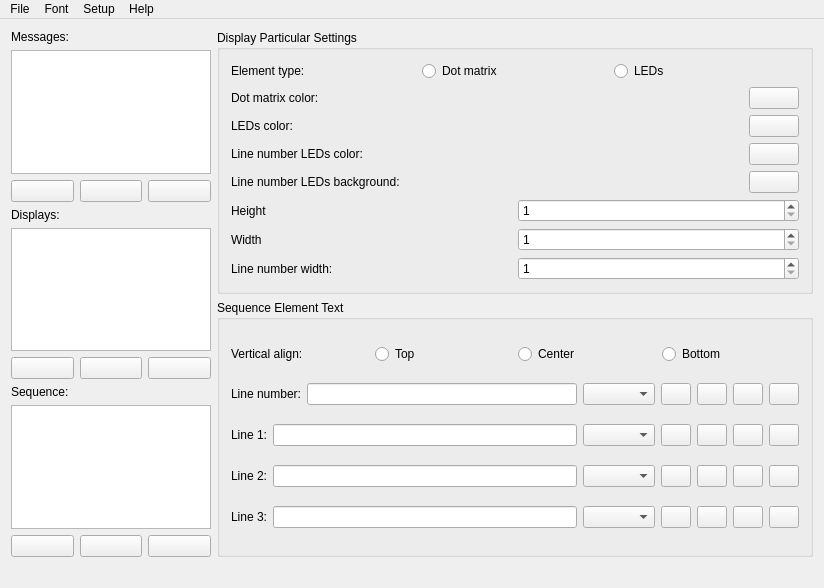
<?xml version="1.0" encoding="UTF-8"?>
<ui version="4.0">
 <class>signWindow</class>
 <widget class="QMainWindow" name="signWindow">
  <property name="geometry">
   <rect>
    <x>0</x>
    <y>0</y>
    <width>824</width>
    <height>588</height>
   </rect>
  </property>
  <property name="windowTitle">
   <string>Sign Editor</string>
  </property>
  <widget class="QWidget" name="centralWidget">
   <layout class="QVBoxLayout" name="verticalLayout_6">
    <item>
     <layout class="QHBoxLayout" name="horizontalLayout_13">
      <item>
       <layout class="QVBoxLayout" name="verticalLayout_5">
        <item>
         <layout class="QVBoxLayout" name="verticalLayout_3">
          <item>
           <widget class="QLabel" name="msgselect_l">
            <property name="text">
             <string>Messages:</string>
            </property>
           </widget>
          </item>
          <item>
           <widget class="QListWidget" name="girList">
            <property name="maximumSize">
             <size>
              <width>200</width>
              <height>16777215</height>
             </size>
            </property>
           </widget>
          </item>
          <item>
           <layout class="QHBoxLayout" name="horizontalLayout_6">
            <item>
             <widget class="QPushButton" name="newGir">
              <property name="text">
               <string/>
              </property>
              <property name="icon">
               <iconset resource="elements.qrc">
                <normaloff>:/Elements/signe_plus.png</normaloff>:/Elements/signe_plus.png</iconset>
              </property>
             </widget>
            </item>
            <item>
             <widget class="QPushButton" name="delGir">
              <property name="text">
               <string/>
              </property>
              <property name="icon">
               <iconset resource="elements.qrc">
                <normaloff>:/Elements/signe_moins.png</normaloff>:/Elements/signe_moins.png</iconset>
              </property>
             </widget>
            </item>
            <item>
             <widget class="QPushButton" name="edit_msg">
              <property name="text">
               <string/>
              </property>
              <property name="icon">
               <iconset resource="elements.qrc">
                <normaloff>:/Elements/edit.png</normaloff>:/Elements/edit.png</iconset>
              </property>
             </widget>
            </item>
           </layout>
          </item>
         </layout>
        </item>
        <item>
         <layout class="QVBoxLayout" name="verticalLayout_2">
          <item>
           <widget class="QLabel" name="availDisp_l">
            <property name="text">
             <string>Displays:</string>
            </property>
           </widget>
          </item>
          <item>
           <widget class="QListWidget" name="dispList">
            <property name="maximumSize">
             <size>
              <width>200</width>
              <height>16777215</height>
             </size>
            </property>
           </widget>
          </item>
          <item>
           <layout class="QHBoxLayout" name="horizontalLayout">
            <item>
             <widget class="QPushButton" name="newDisp">
              <property name="text">
               <string/>
              </property>
              <property name="icon">
               <iconset resource="elements.qrc">
                <normaloff>:/Elements/signe_plus.png</normaloff>:/Elements/signe_plus.png</iconset>
              </property>
             </widget>
            </item>
            <item>
             <widget class="QPushButton" name="deleteDisp">
              <property name="text">
               <string/>
              </property>
              <property name="icon">
               <iconset resource="elements.qrc">
                <normaloff>:/Elements/signe_moins.png</normaloff>:/Elements/signe_moins.png</iconset>
              </property>
             </widget>
            </item>
            <item>
             <widget class="QPushButton" name="edit_disp">
              <property name="text">
               <string/>
              </property>
              <property name="icon">
               <iconset resource="elements.qrc">
                <normaloff>:/Elements/edit.png</normaloff>:/Elements/edit.png</iconset>
              </property>
             </widget>
            </item>
           </layout>
          </item>
         </layout>
        </item>
        <item>
         <layout class="QVBoxLayout" name="verticalLayout_4">
          <item>
           <widget class="QLabel" name="seq_l">
            <property name="text">
             <string>Sequence:</string>
            </property>
           </widget>
          </item>
          <item>
           <widget class="QListWidget" name="seqList">
            <property name="maximumSize">
             <size>
              <width>200</width>
              <height>16777215</height>
             </size>
            </property>
           </widget>
          </item>
          <item>
           <layout class="QHBoxLayout" name="horizontalLayout_7">
            <item>
             <widget class="QPushButton" name="addSeq">
              <property name="text">
               <string/>
              </property>
              <property name="icon">
               <iconset resource="elements.qrc">
                <normaloff>:/Elements/signe_plus.png</normaloff>:/Elements/signe_plus.png</iconset>
              </property>
             </widget>
            </item>
            <item>
             <widget class="QPushButton" name="delSeq">
              <property name="text">
               <string/>
              </property>
              <property name="icon">
               <iconset resource="elements.qrc">
                <normaloff>:/Elements/signe_moins.png</normaloff>:/Elements/signe_moins.png</iconset>
              </property>
             </widget>
            </item>
            <item>
             <widget class="QPushButton" name="edit_seq">
              <property name="text">
               <string/>
              </property>
              <property name="icon">
               <iconset resource="elements.qrc">
                <normaloff>:/Elements/edit.png</normaloff>:/Elements/edit.png</iconset>
              </property>
             </widget>
            </item>
           </layout>
          </item>
         </layout>
        </item>
       </layout>
      </item>
      <item>
       <layout class="QVBoxLayout" name="verticalLayout">
        <item>
         <widget class="QGroupBox" name="settingsBox">
          <property name="title">
           <string>Display Particular Settings</string>
          </property>
          <layout class="QVBoxLayout" name="verticalLayout_8">
           <item>
            <layout class="QHBoxLayout" name="horizontalLayout_11">
             <item>
              <widget class="QLabel" name="eltType_l">
               <property name="text">
                <string>Element type:</string>
               </property>
              </widget>
             </item>
             <item>
              <widget class="QRadioButton" name="eltType_matrix">
               <property name="text">
                <string>Dot matrix</string>
               </property>
              </widget>
             </item>
             <item>
              <widget class="QRadioButton" name="eltType_leds">
               <property name="text">
                <string>LEDs</string>
               </property>
              </widget>
             </item>
            </layout>
           </item>
           <item>
            <layout class="QHBoxLayout" name="horizontalLayout_8">
             <item>
              <widget class="QLabel" name="linenum_eltColor_l">
               <property name="text">
                <string>Dot matrix color:</string>
               </property>
              </widget>
             </item>
             <item>
              <widget class="QPushButton" name="eltColor_btn">
               <property name="maximumSize">
                <size>
                 <width>50</width>
                 <height>16777215</height>
                </size>
               </property>
               <property name="text">
                <string/>
               </property>
               <property name="iconSize">
                <size>
                 <width>40</width>
                 <height>16</height>
                </size>
               </property>
              </widget>
             </item>
            </layout>
           </item>
           <item>
            <layout class="QHBoxLayout" name="horizontalLayout_12">
             <item>
              <widget class="QLabel" name="linenum_eltColor_leds_std_l">
               <property name="text">
                <string>LEDs color:</string>
               </property>
              </widget>
             </item>
             <item>
              <widget class="QPushButton" name="eltColor_leds_std_btn">
               <property name="maximumSize">
                <size>
                 <width>50</width>
                 <height>16777215</height>
                </size>
               </property>
               <property name="text">
                <string/>
               </property>
               <property name="iconSize">
                <size>
                 <width>40</width>
                 <height>16</height>
                </size>
               </property>
              </widget>
             </item>
            </layout>
           </item>
           <item>
            <layout class="QHBoxLayout" name="horizontalLayout_9">
             <item>
              <widget class="QLabel" name="linenum_eltColor_leds_l">
               <property name="text">
                <string>Line number LEDs color:</string>
               </property>
              </widget>
             </item>
             <item>
              <widget class="QPushButton" name="eltColor_leds_btn">
               <property name="maximumSize">
                <size>
                 <width>50</width>
                 <height>16777215</height>
                </size>
               </property>
               <property name="text">
                <string/>
               </property>
               <property name="iconSize">
                <size>
                 <width>40</width>
                 <height>16</height>
                </size>
               </property>
              </widget>
             </item>
            </layout>
           </item>
           <item>
            <layout class="QHBoxLayout" name="horizontalLayout_10">
             <item>
              <widget class="QLabel" name="linenum_eltColor_leds_bg_l">
               <property name="text">
                <string>Line number LEDs background:</string>
               </property>
              </widget>
             </item>
             <item>
              <widget class="QPushButton" name="eltColor_bg_btn">
               <property name="maximumSize">
                <size>
                 <width>50</width>
                 <height>16777215</height>
                </size>
               </property>
               <property name="text">
                <string/>
               </property>
               <property name="iconSize">
                <size>
                 <width>40</width>
                 <height>16</height>
                </size>
               </property>
              </widget>
             </item>
            </layout>
           </item>
           <item>
            <layout class="QHBoxLayout" name="horizontalLayout_14">
             <item>
              <widget class="QLabel" name="height_l">
               <property name="text">
                <string>Height</string>
               </property>
              </widget>
             </item>
             <item>
              <widget class="QSpinBox" name="height">
               <property name="minimum">
                <number>1</number>
               </property>
               <property name="maximum">
                <number>150</number>
               </property>
              </widget>
             </item>
            </layout>
           </item>
           <item>
            <layout class="QHBoxLayout" name="horizontalLayout_15">
             <item>
              <widget class="QLabel" name="width_l">
               <property name="text">
                <string>Width</string>
               </property>
              </widget>
             </item>
             <item>
              <widget class="QSpinBox" name="width">
               <property name="minimum">
                <number>1</number>
               </property>
               <property name="maximum">
                <number>300</number>
               </property>
              </widget>
             </item>
            </layout>
           </item>
           <item>
            <layout class="QHBoxLayout" name="horizontalLayout_16">
             <item>
              <widget class="QLabel" name="linewidth_l">
               <property name="text">
                <string>Line number width:</string>
               </property>
              </widget>
             </item>
             <item>
              <widget class="QSpinBox" name="linewidth">
               <property name="minimum">
                <number>1</number>
               </property>
               <property name="maximum">
                <number>200</number>
               </property>
              </widget>
             </item>
            </layout>
           </item>
          </layout>
         </widget>
        </item>
        <item>
         <widget class="QGroupBox" name="textBox">
          <property name="title">
           <string>Sequence Element Text</string>
          </property>
          <layout class="QVBoxLayout" name="verticalLayout_7">
           <item>
            <layout class="QHBoxLayout" name="horizontalLayout_17">
             <item>
              <widget class="QLabel" name="valign_l">
               <property name="text">
                <string>Vertical align:</string>
               </property>
              </widget>
             </item>
             <item>
              <widget class="QRadioButton" name="valign_top">
               <property name="text">
                <string>Top</string>
               </property>
              </widget>
             </item>
             <item>
              <widget class="QRadioButton" name="valign_center">
               <property name="text">
                <string>Center</string>
               </property>
              </widget>
             </item>
             <item>
              <widget class="QRadioButton" name="valign_bottom">
               <property name="text">
                <string>Bottom</string>
               </property>
              </widget>
             </item>
            </layout>
           </item>
           <item>
            <layout class="QHBoxLayout" name="horizontalLayout_5">
             <item>
              <widget class="QLabel" name="linenum_l">
               <property name="text">
                <string>Line number:</string>
               </property>
              </widget>
             </item>
             <item>
              <widget class="QLineEdit" name="linenum"/>
             </item>
             <item>
              <widget class="QComboBox" name="fontSelect"/>
             </item>
             <item>
              <widget class="QPushButton" name="align_left_linenum">
               <property name="maximumSize">
                <size>
                 <width>30</width>
                 <height>16777215</height>
                </size>
               </property>
               <property name="text">
                <string/>
               </property>
               <property name="icon">
                <iconset resource="elements.qrc">
                 <normaloff>:/Elements/left.png</normaloff>:/Elements/left.png</iconset>
               </property>
              </widget>
             </item>
             <item>
              <widget class="QPushButton" name="align_center_linenum">
               <property name="maximumSize">
                <size>
                 <width>30</width>
                 <height>16777215</height>
                </size>
               </property>
               <property name="text">
                <string/>
               </property>
               <property name="icon">
                <iconset resource="elements.qrc">
                 <normaloff>:/Elements/center.png</normaloff>:/Elements/center.png</iconset>
               </property>
              </widget>
             </item>
             <item>
              <widget class="QPushButton" name="align_right_linenum">
               <property name="maximumSize">
                <size>
                 <width>30</width>
                 <height>16777215</height>
                </size>
               </property>
               <property name="text">
                <string/>
               </property>
               <property name="icon">
                <iconset resource="elements.qrc">
                 <normaloff>:/Elements/right.png</normaloff>:/Elements/right.png</iconset>
               </property>
              </widget>
             </item>
             <item>
              <widget class="QPushButton" name="align_justify_linenum">
               <property name="maximumSize">
                <size>
                 <width>30</width>
                 <height>16777215</height>
                </size>
               </property>
               <property name="text">
                <string/>
               </property>
               <property name="icon">
                <iconset resource="elements.qrc">
                 <normaloff>:/Elements/justify.png</normaloff>:/Elements/justify.png</iconset>
               </property>
              </widget>
             </item>
            </layout>
           </item>
           <item>
            <layout class="QHBoxLayout" name="horizontalLayout_4">
             <item>
              <widget class="QLabel" name="text_l1">
               <property name="text">
                <string>Line 1:</string>
               </property>
              </widget>
             </item>
             <item>
              <widget class="QLineEdit" name="text1"/>
             </item>
             <item>
              <widget class="QComboBox" name="fontSelect_l1"/>
             </item>
             <item>
              <widget class="QPushButton" name="align_left_line_1">
               <property name="maximumSize">
                <size>
                 <width>30</width>
                 <height>16777215</height>
                </size>
               </property>
               <property name="text">
                <string/>
               </property>
               <property name="icon">
                <iconset resource="elements.qrc">
                 <normaloff>:/Elements/left.png</normaloff>:/Elements/left.png</iconset>
               </property>
              </widget>
             </item>
             <item>
              <widget class="QPushButton" name="align_center_line_1">
               <property name="maximumSize">
                <size>
                 <width>30</width>
                 <height>16777215</height>
                </size>
               </property>
               <property name="text">
                <string/>
               </property>
               <property name="icon">
                <iconset resource="elements.qrc">
                 <normaloff>:/Elements/center.png</normaloff>:/Elements/center.png</iconset>
               </property>
              </widget>
             </item>
             <item>
              <widget class="QPushButton" name="align_right_line_1">
               <property name="maximumSize">
                <size>
                 <width>30</width>
                 <height>16777215</height>
                </size>
               </property>
               <property name="text">
                <string/>
               </property>
               <property name="icon">
                <iconset resource="elements.qrc">
                 <normaloff>:/Elements/right.png</normaloff>:/Elements/right.png</iconset>
               </property>
              </widget>
             </item>
             <item>
              <widget class="QPushButton" name="align_justify_line_1">
               <property name="maximumSize">
                <size>
                 <width>30</width>
                 <height>16777215</height>
                </size>
               </property>
               <property name="text">
                <string/>
               </property>
               <property name="icon">
                <iconset resource="elements.qrc">
                 <normaloff>:/Elements/justify.png</normaloff>:/Elements/justify.png</iconset>
               </property>
              </widget>
             </item>
            </layout>
           </item>
           <item>
            <layout class="QHBoxLayout" name="horizontalLayout_3">
             <item>
              <widget class="QLabel" name="text_l2">
               <property name="text">
                <string>Line 2:</string>
               </property>
              </widget>
             </item>
             <item>
              <widget class="QLineEdit" name="text2"/>
             </item>
             <item>
              <widget class="QComboBox" name="fontSelect_l2"/>
             </item>
             <item>
              <widget class="QPushButton" name="align_left_line_2">
               <property name="maximumSize">
                <size>
                 <width>30</width>
                 <height>16777215</height>
                </size>
               </property>
               <property name="text">
                <string/>
               </property>
               <property name="icon">
                <iconset resource="elements.qrc">
                 <normaloff>:/Elements/left.png</normaloff>:/Elements/left.png</iconset>
               </property>
              </widget>
             </item>
             <item>
              <widget class="QPushButton" name="align_center_line_2">
               <property name="maximumSize">
                <size>
                 <width>30</width>
                 <height>16777215</height>
                </size>
               </property>
               <property name="text">
                <string/>
               </property>
               <property name="icon">
                <iconset resource="elements.qrc">
                 <normaloff>:/Elements/center.png</normaloff>:/Elements/center.png</iconset>
               </property>
              </widget>
             </item>
             <item>
              <widget class="QPushButton" name="align_right_line_2">
               <property name="maximumSize">
                <size>
                 <width>30</width>
                 <height>16777215</height>
                </size>
               </property>
               <property name="text">
                <string/>
               </property>
               <property name="icon">
                <iconset resource="elements.qrc">
                 <normaloff>:/Elements/right.png</normaloff>:/Elements/right.png</iconset>
               </property>
              </widget>
             </item>
             <item>
              <widget class="QPushButton" name="align_justify_line_2">
               <property name="maximumSize">
                <size>
                 <width>30</width>
                 <height>16777215</height>
                </size>
               </property>
               <property name="text">
                <string/>
               </property>
               <property name="icon">
                <iconset resource="elements.qrc">
                 <normaloff>:/Elements/justify.png</normaloff>:/Elements/justify.png</iconset>
               </property>
              </widget>
             </item>
            </layout>
           </item>
           <item>
            <layout class="QHBoxLayout" name="horizontalLayout_2">
             <item>
              <widget class="QLabel" name="text_l3">
               <property name="text">
                <string>Line 3:</string>
               </property>
              </widget>
             </item>
             <item>
              <widget class="QLineEdit" name="text3"/>
             </item>
             <item>
              <widget class="QComboBox" name="fontSelect_l3"/>
             </item>
             <item>
              <widget class="QPushButton" name="align_left_line_3">
               <property name="maximumSize">
                <size>
                 <width>30</width>
                 <height>16777215</height>
                </size>
               </property>
               <property name="text">
                <string/>
               </property>
               <property name="icon">
                <iconset resource="elements.qrc">
                 <normaloff>:/Elements/left.png</normaloff>:/Elements/left.png</iconset>
               </property>
              </widget>
             </item>
             <item>
              <widget class="QPushButton" name="align_center_line_3">
               <property name="maximumSize">
                <size>
                 <width>30</width>
                 <height>16777215</height>
                </size>
               </property>
               <property name="text">
                <string/>
               </property>
               <property name="icon">
                <iconset resource="elements.qrc">
                 <normaloff>:/Elements/center.png</normaloff>:/Elements/center.png</iconset>
               </property>
              </widget>
             </item>
             <item>
              <widget class="QPushButton" name="align_right_line_3">
               <property name="maximumSize">
                <size>
                 <width>30</width>
                 <height>16777215</height>
                </size>
               </property>
               <property name="text">
                <string/>
               </property>
               <property name="icon">
                <iconset resource="elements.qrc">
                 <normaloff>:/Elements/right.png</normaloff>:/Elements/right.png</iconset>
               </property>
              </widget>
             </item>
             <item>
              <widget class="QPushButton" name="align_justify_line_3">
               <property name="maximumSize">
                <size>
                 <width>30</width>
                 <height>16777215</height>
                </size>
               </property>
               <property name="text">
                <string/>
               </property>
               <property name="icon">
                <iconset resource="elements.qrc">
                 <normaloff>:/Elements/justify.png</normaloff>:/Elements/justify.png</iconset>
               </property>
              </widget>
             </item>
            </layout>
           </item>
          </layout>
         </widget>
        </item>
       </layout>
      </item>
     </layout>
    </item>
    <item>
     <widget class="QLabel" name="sign">
      <property name="text">
       <string/>
      </property>
      <property name="scaledContents">
       <bool>false</bool>
      </property>
     </widget>
    </item>
   </layout>
  </widget>
  <widget class="QMenuBar" name="menuBar">
   <property name="geometry">
    <rect>
     <x>0</x>
     <y>0</y>
     <width>824</width>
     <height>24</height>
    </rect>
   </property>
   <widget class="QMenu" name="menuFile">
    <property name="title">
     <string>File</string>
    </property>
    <addaction name="actionNew"/>
    <addaction name="actionOpen"/>
    <addaction name="actionSave"/>
    <addaction name="actionSave_as"/>
    <addaction name="actionExport_current_view"/>
    <addaction name="actionQuit"/>
   </widget>
   <widget class="QMenu" name="menuFont">
    <property name="title">
     <string>Font</string>
    </property>
    <addaction name="actionFont_editor"/>
   </widget>
   <widget class="QMenu" name="menuHelp">
    <property name="title">
     <string>Help</string>
    </property>
    <addaction name="actionTopic"/>
    <addaction name="actionAbout"/>
   </widget>
   <widget class="QMenu" name="menuSetup">
    <property name="title">
     <string>Setup</string>
    </property>
    <addaction name="actionDisplay_Setup"/>
    <addaction name="actionGeneral_Setup"/>
   </widget>
   <addaction name="menuFile"/>
   <addaction name="menuFont"/>
   <addaction name="menuSetup"/>
   <addaction name="menuHelp"/>
  </widget>
  <action name="actionNew">
   <property name="text">
    <string>New</string>
   </property>
  </action>
  <action name="actionOpen">
   <property name="text">
    <string>Open...</string>
   </property>
  </action>
  <action name="actionSave">
   <property name="text">
    <string>Save</string>
   </property>
  </action>
  <action name="actionSave_as">
   <property name="text">
    <string>Save as...</string>
   </property>
  </action>
  <action name="actionFont_editor">
   <property name="text">
    <string>Font editor</string>
   </property>
  </action>
  <action name="actionTopic">
   <property name="text">
    <string>Topics</string>
   </property>
  </action>
  <action name="actionAbout">
   <property name="text">
    <string>About</string>
   </property>
  </action>
  <action name="actionQuit">
   <property name="text">
    <string>Quit</string>
   </property>
  </action>
  <action name="actionDisplay_Setup">
   <property name="text">
    <string>Display Setup...</string>
   </property>
  </action>
  <action name="actionGeneral_Setup">
   <property name="text">
    <string>General Setup...</string>
   </property>
  </action>
  <action name="actionExport_current_view">
   <property name="text">
    <string>Export current view...</string>
   </property>
  </action>
 </widget>
 <layoutdefault spacing="6" margin="11"/>
 <resources>
  <include location="elements.qrc"/>
 </resources>
 <connections/>
</ui>
